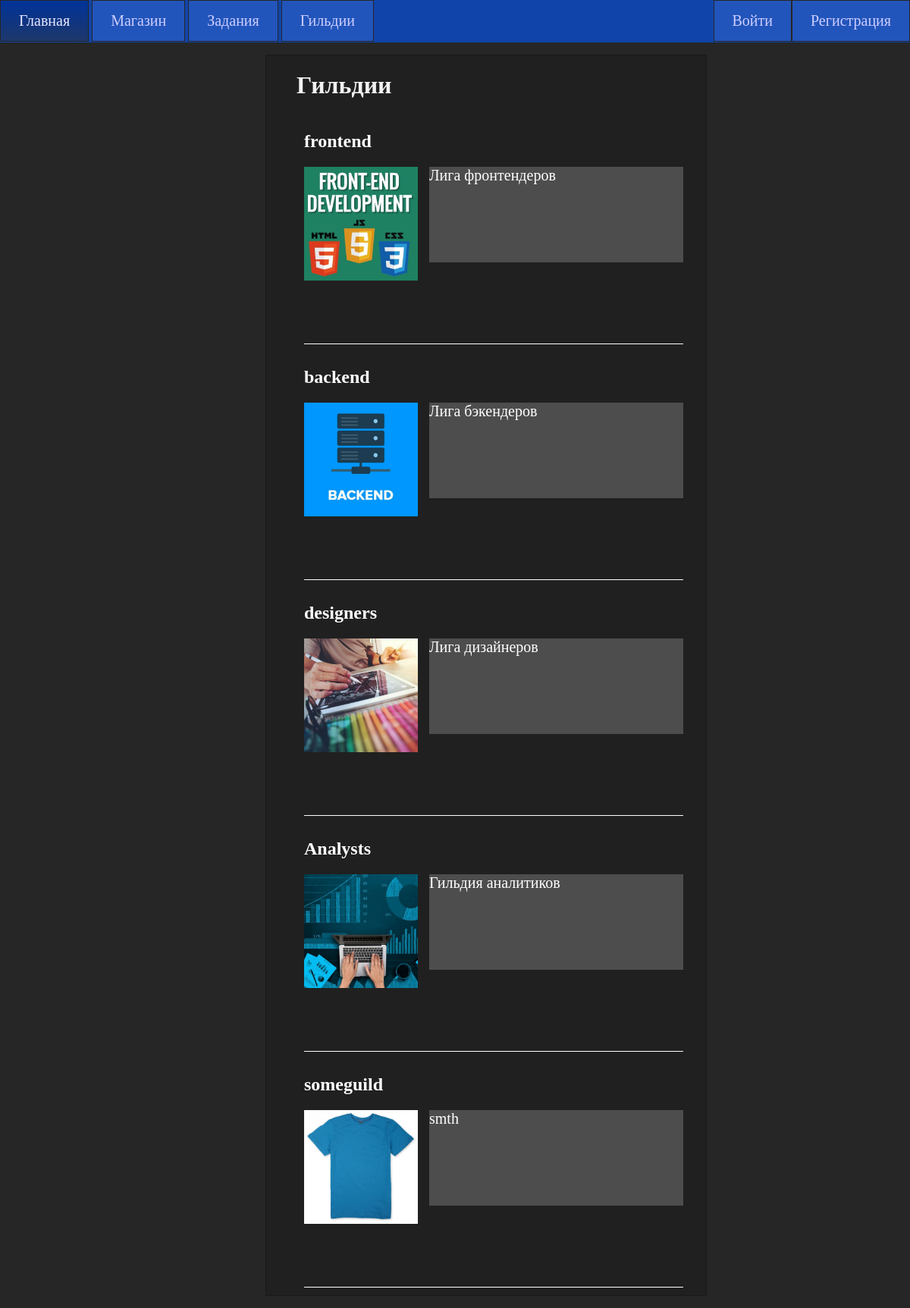
/guilds/, run on an earlier commit of the app's database.
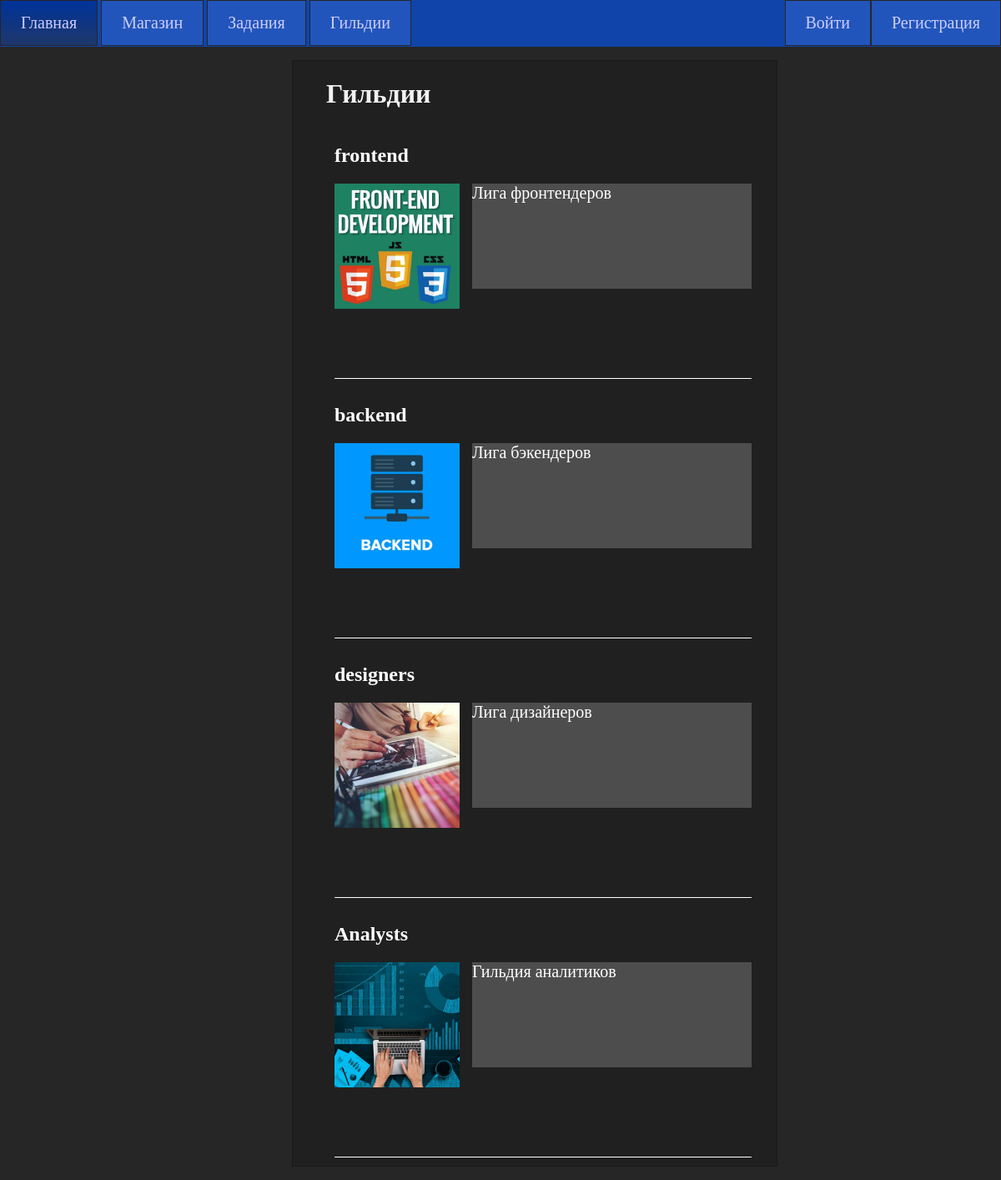
And on a later commit of the database.
### vtb/models.py (models this page shows, shortened)
class Guilds(models.Model):
    guildName = models.CharField(max_length=16, db_index=True)
    description =models.CharField(max_length=128, null=True)
    guildPoints = models.IntegerField()
    guildRanking = models.CharField(max_length=4)
    photo = models.ImageField(upload_to="photos/%Y/%m/%d/", null=True)
    def get_absolute_url(self):
        return reverse('guild', kwargs={'guild_id': self.id})
    class Meta:
        verbose_name = 'Гальдии'
        verbose_name_plural = 'Гильдии'

### vtb/views.py (the view)
# urls.py: path('guilds/', GuildsView.as_view(), name='guilds'),
class GuildsView(ListView):
    model = Guilds
    template_name = 'vtb/guilds.html'
    context_object_name = 'guilds'
    def get_context_data(self, *, object_list=None, **kwargs):
        context = super().get_context_data(**kwargs)
        context['menu'] = menu
        return context

### vtb/templates/vtb/guilds.html (shortened to what this page needs)
{% extends 'vtb/base.html' %}
{% block content %}
    <ul class="store">
        <h1>Гильдии</h1>
    {% for g in guilds %}
        <li class="store">
            <h2><a href="{{g.get_absolute_url}}">{{g.guildName}}</a></h2>
            <p><img src="{{g.photo.url}}"></p>
            <p class="description">{{g.description}}</p>
        </li>
    {% endfor %}
    </ul>
{% endblock %}

What changed in the data, as far as the page shows it:
removed Guilds: guildName "someguild", photo (picture), description "smth"
